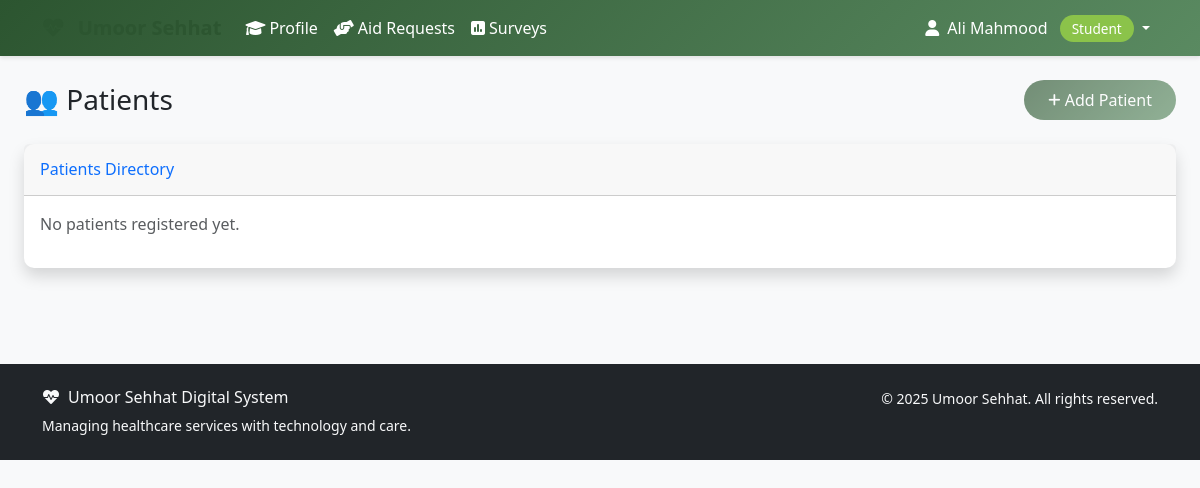
The page /mahalshifa/patients/ (signed in) on the database as committed earlier.
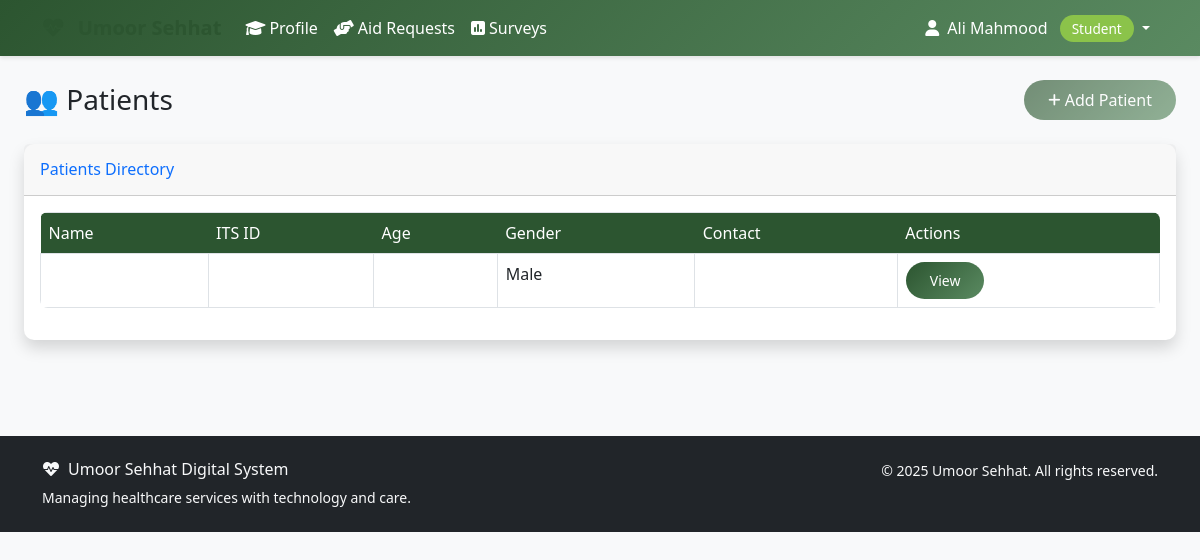
The same page on the database as committed later.
### mahalshifa/models.py (models this page shows, shortened)
class Patient(models.Model):
    its_id = models.CharField(
        max_length=8,
        unique=True,
        validators=[RegexValidator(
            regex=r'^\d{8}$',
            message='ITS ID must be exactly 8 digits'
        )]
    )
    first_name = models.CharField(max_length=50)
    last_name = models.CharField(max_length=50)
    arabic_name = models.CharField(max_length=100, blank=True, null=True)
    date_of_birth = models.DateField()
    gender = models.CharField(
        max_length=10,
        choices=[
            ('male', 'Male'),
            ('female', 'Female'),
            ('other', 'Other')
        ]
    )
    phone_number = models.CharField(max_length=15)
    email = models.EmailField(blank=True, null=True)
    address = models.TextField()
    emergency_contact_name = models.CharField(max_length=100)
    emergency_contact_phone = models.CharField(max_length=15)
    emergency_contact_relationship = models.CharField(max_length=50)
    blood_group = models.CharField(
        max_length=5,
        choices=[
            ('A+', 'A+'), ('A-', 'A-'),
            ('B+', 'B+'), ('B-', 'B-'),
            ('AB+', 'AB+'), ('AB-', 'AB-'),
            ('O+', 'O+'), ('O-', 'O-'),
        ],
        blank=True,
        null=True
    )
    allergies = models.TextField(blank=True, null=True, help_text='Known allergies')
    chronic_conditions = models.TextField(blank=True, null=True, help_text='Chronic medical conditions')
    current_medications = models.TextField(blank=True, null=True, help_text='Current medications')
    registered_moze = models.ForeignKey(
        Moze,
        on_delete=models.SET_NULL,
        null=True,
        blank=True,
        related_name='registered_patients'
    )
    registration_date = models.DateField(auto_now_add=True)
    is_active = models.BooleanField(default=True)
    user_account = models.OneToOneField(
        settings.AUTH_USER_MODEL,
        on_delete=models.SET_NULL,
        null=True,
        blank=True,
        related_name='patient_record'
    )
    created_at = models.DateTimeField(auto_now_add=True)
    updated_at = models.DateTimeField(auto_now=True)
    class Meta:
        ordering = ['last_name', 'first_name']
        verbose_name = 'Patient'
        verbose_name_plural = 'Patients'

### mahalshifa/views.py (the view, shortened to what this page needs)
# urls.py: path('patients/', views.PatientListView.as_view(), name='patient_list'),
class PatientListView(LoginRequiredMixin, ListView):
    model = Patient
    template_name = 'mahalshifa/patient_list.html'
    context_object_name = 'patients'
    paginate_by = 20
    def get_queryset(self):
        user = self.request.user
        if user.role == 'admin':
            queryset = Patient.objects.all()
        elif user.is_aamil or user.is_moze_coordinator:
            queryset = Patient.objects.filter(registered_moze__aamil=user)
        else:
            queryset = Patient.objects.filter(user_account=user)
        if hasattr(self, 'request') and self.request:
            hospital = self.request.GET.get('hospital')
            if hospital:
                queryset = queryset.filter(appointments__doctor__hospital_id=hospital).distinct()
            status = self.request.GET.get('status')
            if status == 'active':
                queryset = queryset.filter(is_active=True)
            elif status == 'inactive':
                queryset = queryset.filter(is_active=False)
            search = self.request.GET.get('search')
            if search:
                queryset = queryset.filter(
                    Q(first_name__icontains=search) |
                    Q(last_name__icontains=search) |
                    Q(its_id__icontains=search)
                )
        return queryset.select_related('user_account', 'registered_moze').order_by('-created_at')
    def get_context_data(self, **kwargs):
        context = super().get_context_data(**kwargs)
        user = self.request.user
        if user.role == 'admin' or user.is_aamil or user.is_moze_coordinator:
            context['hospitals'] = Hospital.objects.filter(is_active=True)
        context['current_filters'] = {
            'hospital': self.request.GET.get('hospital', ''),
            'status': self.request.GET.get('status', ''),
            'search': self.request.GET.get('search', ''),
        }
        return context

### accounts/models.py (called while the page is built)
    def get_full_name(self):
        if self.arabic_name:
            return self.arabic_name
        return super().get_full_name() or self.username

    @property
    def is_aamil(self):
        return self.role == 'aamil'

    @property
    def is_moze_coordinator(self):
        return self.role == 'moze_coordinator'

    @property
    def is_doctor(self):
        return self.role == 'doctor'

    @property
    def is_student(self):
        return self.role == 'student'

    @property
    def is_admin(self):
        return self.role == 'badri_mahal_admin' or self.is_superuser

### templates/mahalshifa/patient_list.html (shortened to what this page needs)
{% extends 'base.html' %}
{% block content %}
<div class="container-fluid">
    <div class="row mb-4">
        <div class="col-12">
            <div class="d-sm-flex align-items-center justify-content-between">
                <h1 class="h3 mb-0 text-gray-800">👥 Patients</h1>
        <a href="#" class="btn btn-primary disabled">
            <i class="fas fa-plus fa-sm"></i> Add Patient
        </a>
            </div>
        </div>
    </div>
        <div class="card shadow mb-4">
            <div class="card-header py-3">
                <h6 class="m-0 font-weight-bold text-primary">Patients Directory</h6>
            </div>
            <div class="card-body">
                {% if patients %}
                    <div class="table-responsive">
                        <table class="table table-bordered">
                            <thead>
                                <tr>
                                    <th>Name</th>
                                    <th>ITS ID</th>
                                    <th>Age</th>
                                    <th>Gender</th>
                                    <th>Contact</th>
                                    <th>Actions</th>
                                </tr>
                            </thead>
                            <tbody>
                                {% for patient in patients %}
                                <tr>
                                    <td>
                                    </td>
                                    <td>{{ patient.user.its_id }}</td>
                                    <td>{{ patient.age }}</td>
                                    <td>{{ patient.get_gender_display }}</td>
                                    <td>{{ patient.user.phone_number }}</td>
                                    <td>
                                        <a href="{% url 'mahalshifa:patient_detail' patient.pk %}" class="btn btn-sm btn-primary">View</a>
                                    </td>
                                </tr>
                                {% endfor %}
                            </tbody>
                        </table>
                    </div>
                {% else %}
                    <p class="text-muted">No patients registered yet.</p>
                {% endif %}
            </div>
        </div>
</div>
{% endblock %}

Rows that differ between the two databases and show on the page:
added Patient: gender "Male"
Other text that changed with them:
text no longer shown: "No patients registered yet."
text now shown: "Name ITS ID Age Gender Contact Actions"
